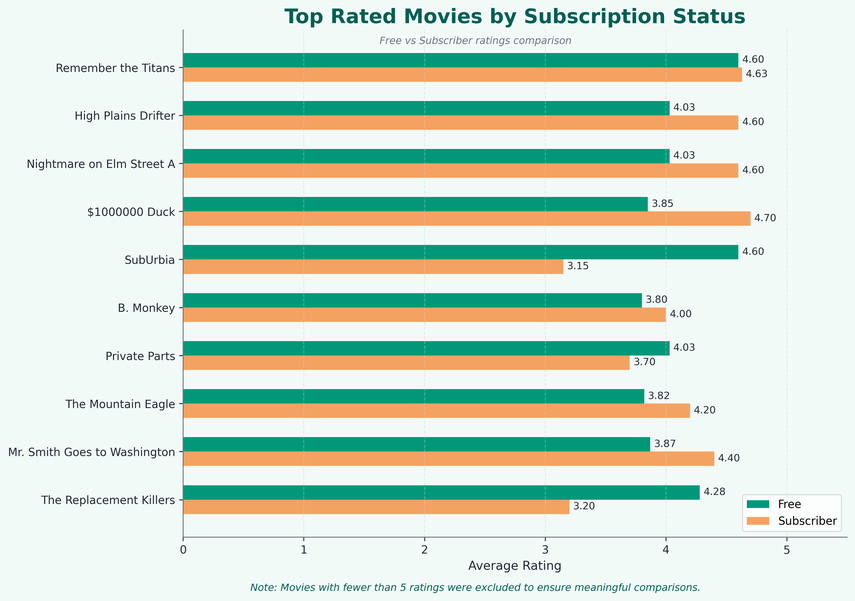
#> input picture Python/Figure1_Top_Rated_Movies_By_Subscription_Status.png, 855 x 601 px, shrunk from 3210 x 2255 before the run
$ python Dashboard.py
#> lines starting #> are read from the running program, lines starting #| are printed output that depends on the picture
# Final Dashboard


import matplotlib.pyplot as plt
import matplotlib.image as mpimg
from matplotlib.gridspec import GridSpec
from PIL import Image, ImageChops

# =========================
# DASHBOARD SETTINGS
# =========================

BG_COLOR = '#F2FAF7'
TITLE_COLOR = '#005F56'
TEXT_COLOR = '#1F2933'
BORDER_COLOR = '#009879'

chart_files = {
    "fig1": "Figure1_Top_Rated_Movies_By_Subscription_Status.png",
    "fig2": "Figure2_Most_Popular_Genres_By_Subscription_Status.png",
    "fig3": "Figure3_User_Distribution_by_Age_Group.png",
    "fig4": "Figure4_Distribution_of_Users_by_Subscription_Status.png",
    "fig5": "Figure5_User_Distribution_by_Country.png",
    "fig6": "Figure6_Device_Usage_Distribution_by_Subscription_Status.png"
}

# =========================
# HELPER FUNCTION
# =========================

def trim_image(path):
    img = Image.open(path).convert("RGB")
    bg = Image.new(img.mode, img.size, img.getpixel((0, 0)))
    diff = ImageChops.difference(img, bg)
    bbox = diff.getbbox()
#> bbox = (6, 5, 850, 596)

    if bbox:
        img = img.crop(bbox)
#> img: PIL image 844x591 RGB

    return img


def add_chart(ax, image_path):
    img = trim_image(image_path)
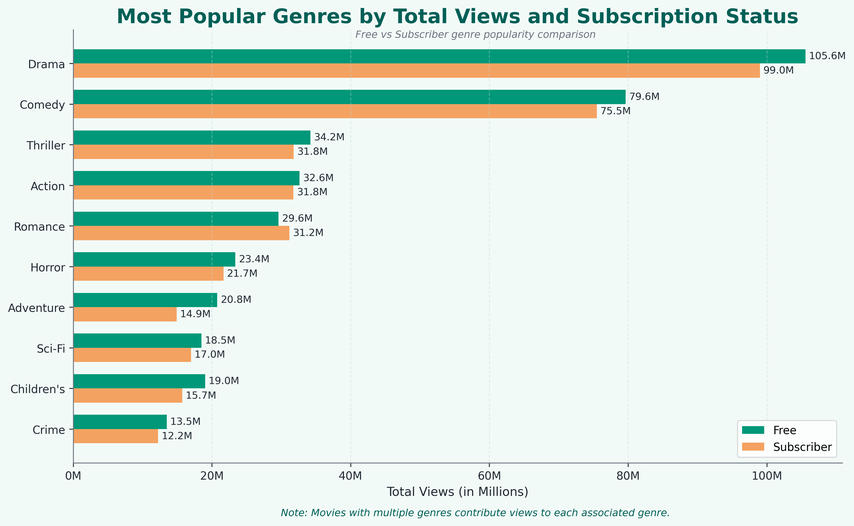
#> input picture Python/Figure2_Most_Popular_Genres_By_Subscription_Status.png, 854 x 526 px, shrunk from 3205 x 1975 before the run
#> in trim_image (call 2), `bbox = diff.getbbox()`: bbox = (6, 5, 848, 521)
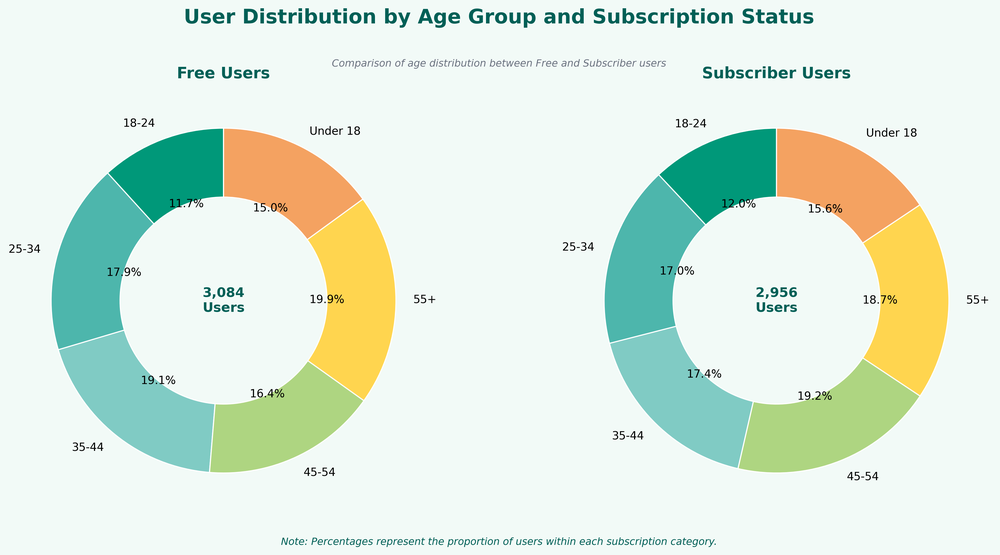
#> input picture Python/Figure3_User_Distribution_by_Age_Group.png, 1000 x 555 px, shrunk from 3755 x 2084 before the run
#> in trim_image (call 3), `bbox = diff.getbbox()`: bbox = (7, 6, 991, 550)
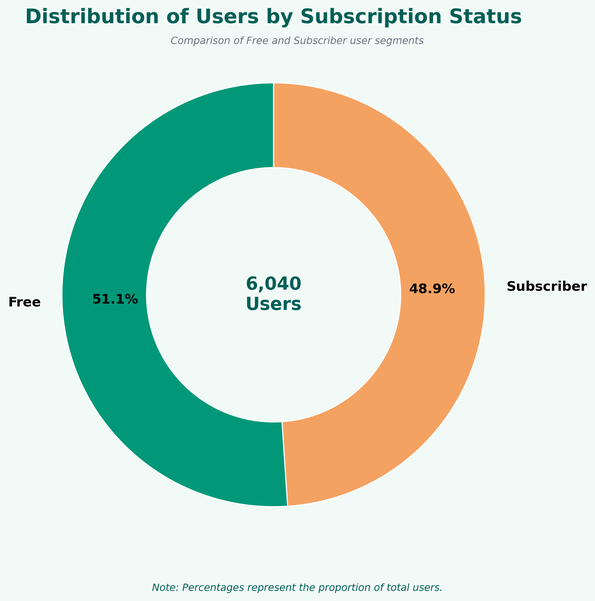
#> input picture Python/Figure4_Distribution_of_Users_by_Subscription_Status.png, 595 x 601 px, shrunk from 2235 x 2255 before the run
#> in trim_image (call 4), `bbox = diff.getbbox()`: bbox = (7, 5, 590, 596)
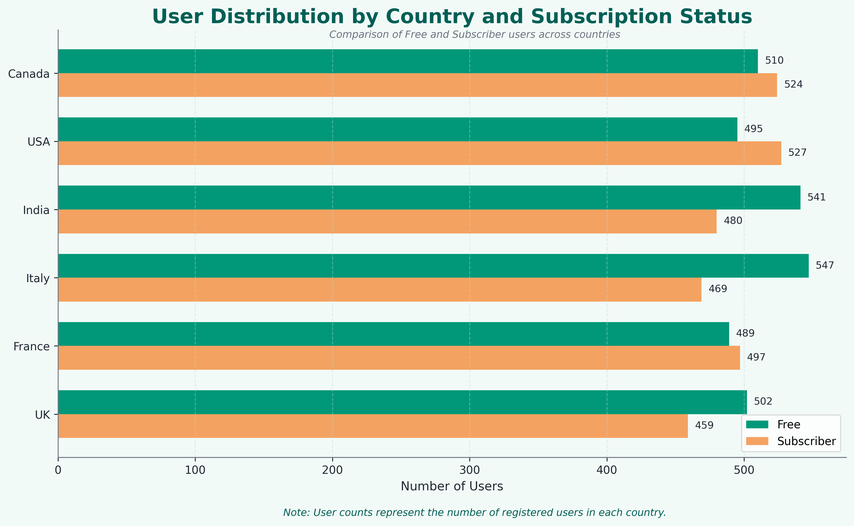
#> input picture Python/Figure5_User_Distribution_by_Country.png, 854 x 526 px, shrunk from 3208 x 1976 before the run
#> in trim_image (call 5), `bbox = diff.getbbox()`: bbox = (6, 5, 847, 521)
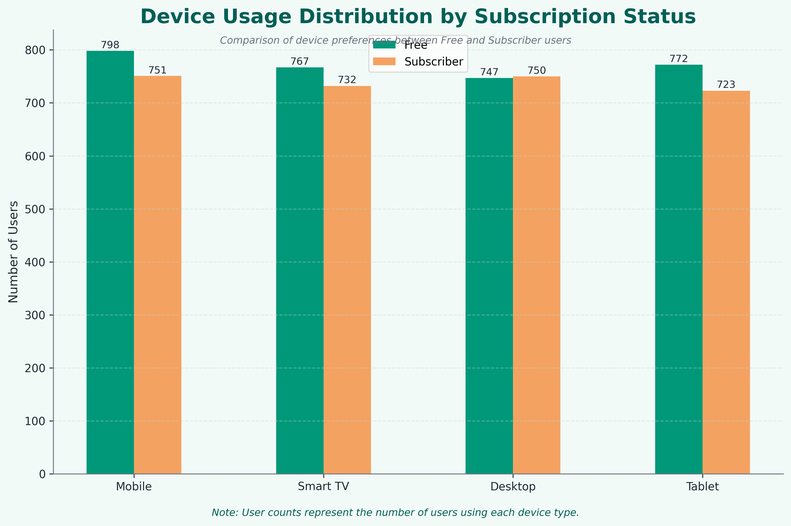
#> input picture Python/Figure6_Device_Usage_Distribution_by_Subscription_Status.png, 791 x 526 px, shrunk from 2970 x 1976 before the run
#> in trim_image (call 6), `diff = ImageChops.difference(img, bg)`:
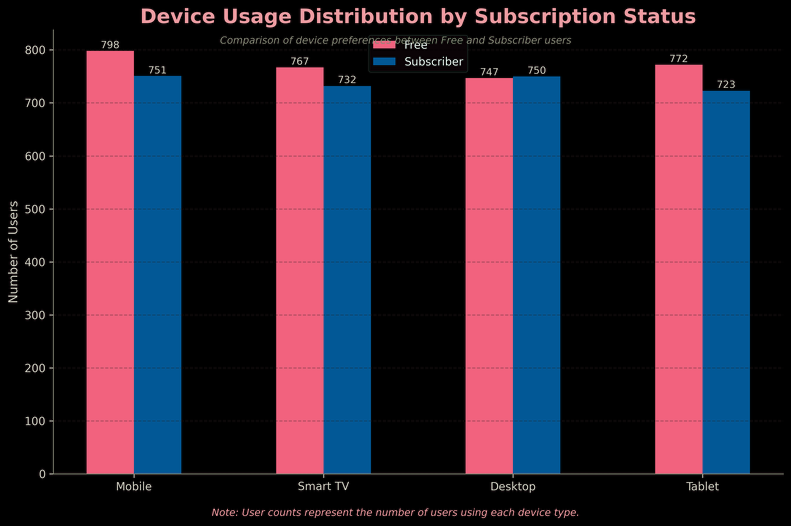
#> diff: PIL image 791x526 RGB; mean R, G, B 49.7, 37.4, 53.6
#> in trim_image (call 6), `bbox = diff.getbbox()`: bbox = (5, 5, 785, 521)
#> in trim_image (call 6), `img = img.crop(bbox)`:
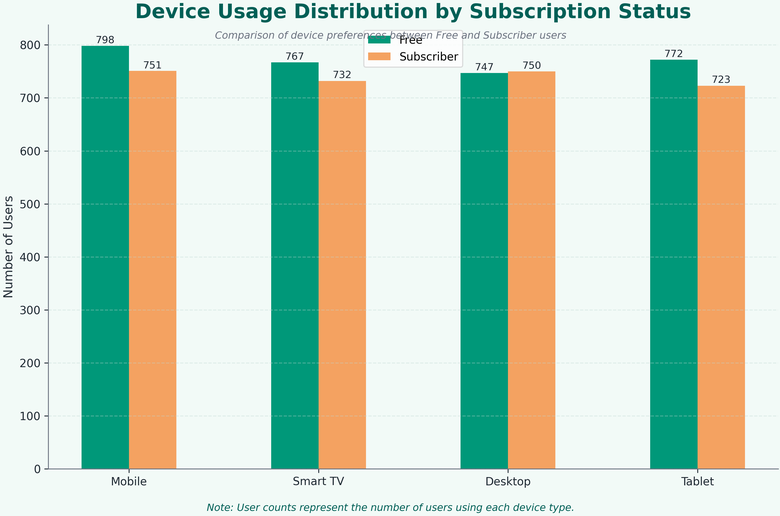
#> img: PIL image 780x516 RGB; mean R, G, B 191.9, 211.7, 192
    ax.imshow(img)
    ax.axis("off")


# =========================
# CREATE DASHBOARD
# =========================

fig = plt.figure(figsize=(26, 18))
fig.patch.set_facecolor(BG_COLOR)

gs = GridSpec(
    3,
    3,
    width_ratios=[1.3,0.6,1.3],
    height_ratios=[1,1,1],
    hspace=0.02,
    wspace=0.02
)

# Top row
ax1 = fig.add_subplot(gs[0, 0])
ax2 = fig.add_subplot(gs[0, 2])

# Middle row
ax3 = fig.add_subplot(gs[1, 0])
ax_text = fig.add_subplot(gs[1, 1])
ax4 = fig.add_subplot(gs[1, 2])

# Bottom row
ax5 = fig.add_subplot(gs[2, 0])
ax6 = fig.add_subplot(gs[2, 2])

# Add charts
add_chart(ax1, chart_files["fig1"])
add_chart(ax2, chart_files["fig2"])
add_chart(ax3, chart_files["fig3"])
add_chart(ax4, chart_files["fig4"])
add_chart(ax5, chart_files["fig5"])
add_chart(ax6, chart_files["fig6"])

# =========================
# INSIGHT PANEL
# =========================

ax_text.axis("off")

insights = (
    "KEY BUSINESS INSIGHTS\n\n"
    "Content Preferences\n"
    "• Drama and Comedy dominate total views.\n\n"
    "Subscriber Behaviour\n"
    "• Free and Subscriber users are nearly balanced.\n\n"
    "Audience Profile\n"
    "• Users aged 25–54 form the largest audience segment.\n\n"
    "Device Preferences\n"
    "• Mobile devices are the preferred viewing platform.\n\n"
    "Geographic Reach\n"
    "• User base is evenly distributed across countries."
)

ax_text.text(
    0.05,
    0.95,
    insights,
    fontsize=13,
    verticalalignment="top",
    color=TEXT_COLOR,
    linespacing=1.4,
    bbox=dict(
        facecolor="white",
        edgecolor=BORDER_COLOR,
        boxstyle="round,pad=0.8",
        linewidth=1.5
    )
)

# =========================
# MAIN TITLE
# =========================

fig.suptitle(
    "Movies Database – User Behaviour and Content Insights",
    fontsize=30,
    weight="bold",
    color=TITLE_COLOR,
    y=0.985
)

fig.text(
    0.5,
    0.01,
    'Source: Movies, Ratings and Users datasets | Python • SQL Server • Matplotlib',
    ha='center',
    fontsize=10,
    color='gray'
)
# =========================
# SAVE DASHBOARD
# =========================

plt.savefig(
    "Sprint2_Visualization_Dashboard_With_Insights.png",
    dpi=300,
    bbox_inches="tight",
    facecolor=BG_COLOR
)

plt.show()
